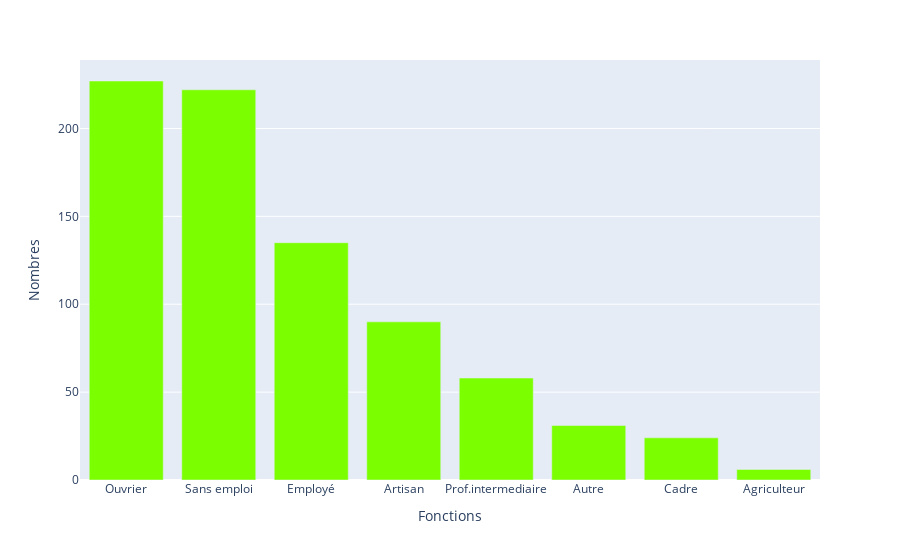

This figure's notebook cell:
### Code cell
"""-----------------------------------------------------------------------------------------------------
    6_ Calcule des fréquences des modalités de la variable prof et détermination de la catégorie modale
-----------------------------------------------------------------------------------------------------"""
valeurProf = prof.values
eff = prof.value_counts()#On inclut pas les valeurs 'NaN'
total = eff.sum()
freq = (eff/total)*100 # calcul de la fréquence (en %)
print("\n-------Fréquences des modalités de la variables prof-------")
print(freq)
print("Le tableau ci-dessous montre que la catégorie modale de cette variable est 'ouvrier' avec 28.62% des prisonniers ")
print("Cela peut être réconforter par le diagramme ci-dessous")
mod = {"Fonctions" : ["Ouvrier", "Sans emploi", "Employé", "Artisan", "Prof.intermediaire", "Autre", "Cadre", "Agriculteur"],
       "Nombres" : [227, 222, 135, 90, 58, 31, 24, 6]
       }
modal = pd.DataFrame(mod)

px.bar(modal, x = 'Fonctions', y = 'Nombres', color_discrete_sequence = ["#7BFF00"])

### Figure 1 — Plotly figure (JSON) as saved in the notebook; plotly's stock layout.template omitted (floating-point values rounded to 4 significant figures)
{"data": [{"alignmentgroup": "True", "hoverlabel": {"namelength": 0}, "hovertemplate": "Fonctions=%{x}<br>Nombres=%{y}", "legendgroup": "", "marker": {"color": "#7BFF00"}, "name": "", "offsetgroup": "", "orientation": "v", "showlegend": false, "textposition": "auto", "type": "bar", "x": ["Ouvrier", "Sans emploi", "Employé", "Artisan", "Prof.intermediaire", "Autre", "Cadre", "Agriculteur"], "xaxis": "x", "y": [227, 222, 135, 90, 58, 31, 24, 6], "yaxis": "y"}], "layout": {"barmode": "relative", "legend": {"tracegroupgap": 0}, "margin": {"t": 60}, "xaxis": {"anchor": "y", "domain": [0, 1], "title": {"text": "Fonctions"}}, "yaxis": {"anchor": "x", "domain": [0, 1], "title": {"text": "Nombres"}}}}
